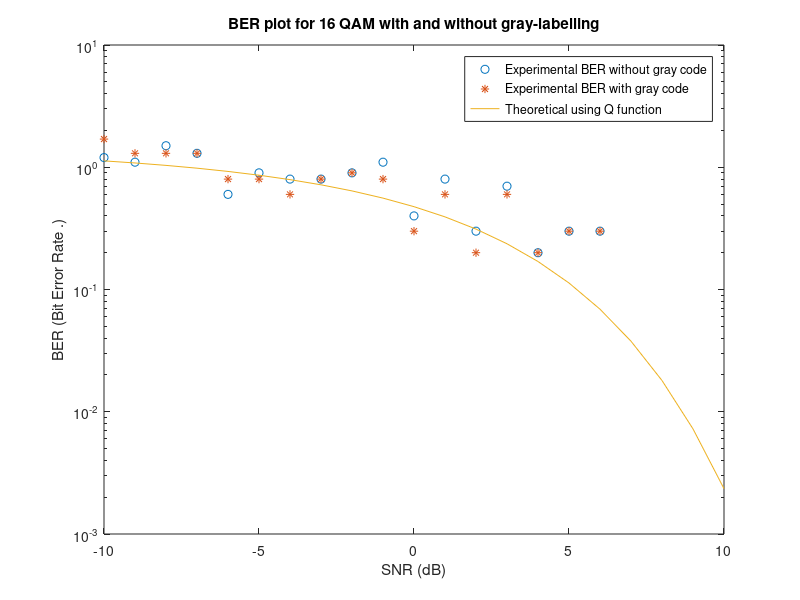

The MATLAB script that drew this image:
clc;  
clear all;  
close all;  

M = 16; %Number of points in constellation is 16
%%x1 is an array of symbols to which mapping is to be done%%
%As we have b symbols 2 to the left of 0 and 2 to the right of zero. 
x1 = [-3,-1,1,3];
const = x1 + 1i*x1.'; 
k=double(1.0)/double(sqrt(10)); %normalizing factor
const=k*const; %Normalising the constellation to make its power unity.
const
%This array is used to map between non-gray and gray constellation points.
maparr=[0 1 3 2 4 5 7 6 12 13 15 14 8 9 11 10]; 
 
inputs = 10; %number of bits
input=zeros(1,inputs);
%generating 4bit random input between 0 and 15
for k=1:inputs 
 input(k)= randi([0, (M-1)]); 
end
input_withoutgray=const(input(:)+1); %constellation symbols for non gray
input_gray=maparr(input(:)+1);%corresponding gray input for the same constellation input.

snr = -10:10; %SNR from -10 to 10 dB in steps of 1.
decisions_bin = zeros(1,inputs);
number_snrs = length(snr);
%To estimate BER error for each SNR value and add it to estimate for both
%gray and non gray labelling
berr_estimate_withoutgray = zeros(number_snrs,1); 
berr_estimate_gray = zeros(number_snrs,1); 

%looping through each SNR value
for k=1:number_snrs 
    snr_now = snr(k); 
    ebno=10^(snr_now/10); 
    sigma=sqrt(1/(ebno)); 
    % add 2d Gaussian noise to our symbols.
    received_withoutgray = input_withoutgray+ (sigma*randn(inputs,1)+1j*sigma*randn(inputs,1))/sqrt(10);% add complex AWGN noise to our input signal
    decisions=zeros(inputs,1);
    %calculating absolute distance of every signal point from each point of constellation.
    %The minimum distance constellation point is the signal.
    for n=1:inputs 
        distancesbin = abs(received_withoutgray(n)-const); 
        [min_dist_bin,decisions_bin(n)] = min(distancesbin(:));
    end
    %map the decoded signal back to gray code input to compare error for gray
    %decisions_bin are index values while they correspond to some
    %decisions_gray value.
    decisions_gray=maparr(decisions_bin); 
    decisions_bin=decisions_bin-1;
    
    %To calculate bit error for both gray and non gray labelling
    num=zeros(1,inputs);
    
    %%calculating BER for 16QAM without gray labelling%%
    for s=1:length(input)
        d_bin=de2bi(decisions_bin(s),4); %4bit binary string for ease of comparing
        i_bin=de2bi(input(s),4);  
        biterror=0; 
        for t=1:4
            if d_bin(t)~=i_bin(t)
                biterror=biterror+1;  %%adding the error
            end
            num(s)=biterror; %%storing the total error
        end
    end
    error=num; 
    
    %%calculating BER for 16QAM with gray labelling
    for s=1:length(input_gray)
        d_bin=de2bi(decisions_gray(s),4); %4bit binary string for ease of comparing
        i_bin=de2bi(input_gray(s),4);  
        biterror=0;   
        for t=1:4
            if d_bin(t)~=i_bin(t)
                biterror=biterror+1;  %%adding the error
            end
            num(s)=biterror; %%storing the total error
        end
    end
    error_gray=num; 
    berr_estimate_withoutgray(k) =berr_estimate_withoutgray(k)+ sum(error)/inputs; 
    berr_estimate_gray(k) =berr_estimate_gray(k)+ sum(error_gray)/inputs;

end


%Plotting the Bit Error Rate
figure;
semilogy(snr,berr_estimate_withoutgray,'o'); %plotting the BER without gray label.
hold on; 
semilogy(snr,berr_estimate_gray,'*'); %plotting the BER with gray label.
hold on;
semilogy(snr,3*qfunc(sqrt((10.^(snr/10))))); % plotting BER theoretical using Q-function .
legend("Experimental BER without gray code","Experimental BER with gray code","Theoretical using Q function"); 
xlabel("SNR (dB)"); 
ylabel("BER (Bit Error Rate .)"); 
title("BER plot for 16 QAM with and without gray-labelling");